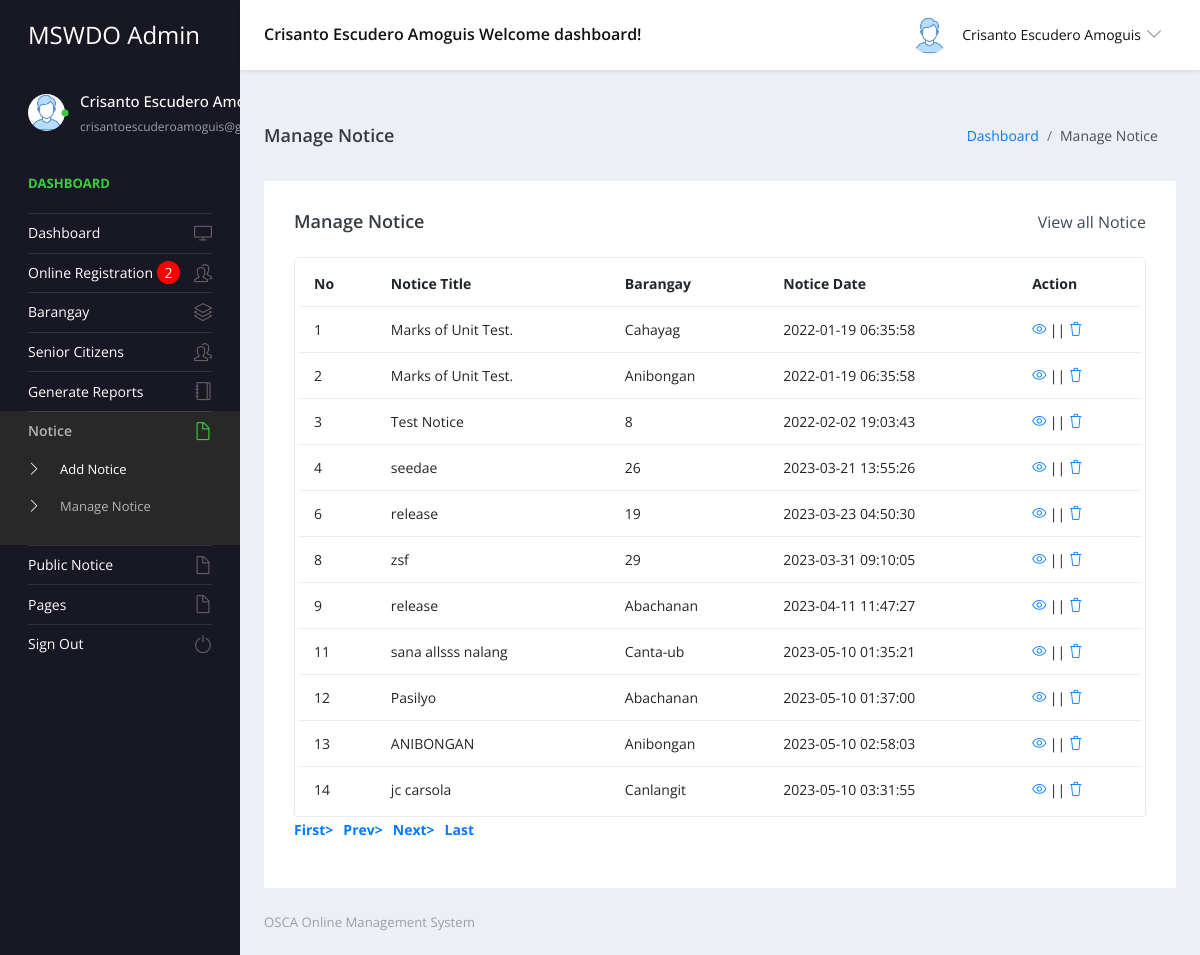
The app's page /admin/manage-notice.php (signed in), older data.
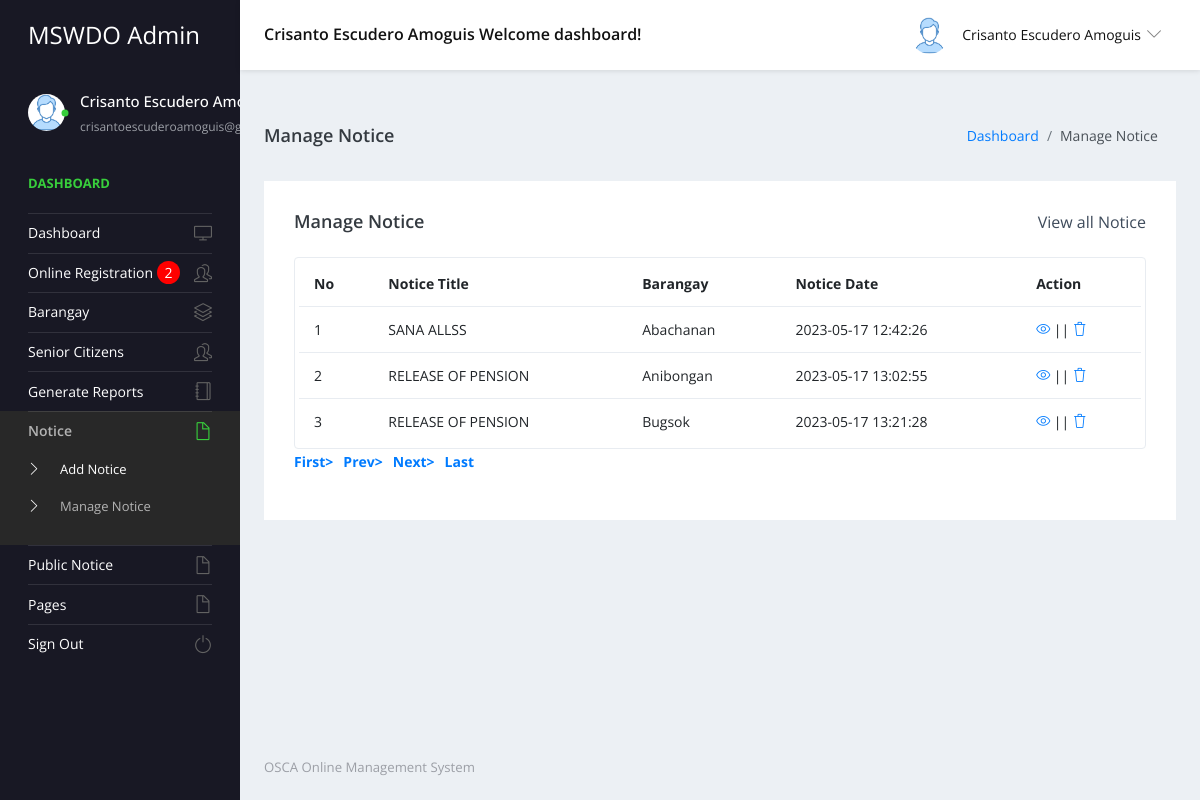
The same page, newer data.
### tables this page shows
CREATE TABLE `tblnotice` (
  `ID` int(5) NOT NULL,
  `barangay_id` bigint(250) DEFAULT NULL,
  `NoticeTitle` mediumtext DEFAULT NULL,
  `Barangay` varchar(100) DEFAULT NULL,
  `NoticeMsg` mediumtext DEFAULT NULL,
  `CreationDate` timestamp NULL DEFAULT current_timestamp()
);

### admin/manage-notice.php (the view, shortened to what the changed rows need)
<?php
include('includes/dbconnection.php');
if (strlen($_SESSION['sturecmsaid']==0)) {
  header('location:logout.php');
  } else{
?>
<!DOCTYPE html>
<html lang="en">
  <head>
    <link rel="stylesheet" href="vendors/simple-line-icons/css/simple-line-icons.css">
    <link rel="stylesheet" href="vendors/flag-icon-css/css/flag-icon.min.css">
    <link rel="stylesheet" href="vendors/css/vendor.bundle.base.css">
    <link rel="stylesheet" href="./vendors/daterangepicker/daterangepicker.css">
    <link rel="stylesheet" href="./vendors/chartist/chartist.min.css">
    <link rel="stylesheet" href="./css/style.css">
  </head>
  <body>
    <div class="container-scroller">
     <?php include_once('includes/header.php');?>
      <div class="container-fluid page-body-wrapper">
        <?php include_once('includes/sidebar.php');?>
        <div class="main-panel">
          <div class="content-wrapper">
            <div class="row">
              <div class="col-md-12 grid-margin stretch-card">
                <div class="card">
                  <div class="card-body">
                    <div class="table-responsive border rounded p-1">
                      <table class="table">
                        <thead>
                          <tr>
                            <th class="font-weight-bold">No</th>
                            <th class="font-weight-bold">Notice Title</th>
                            <th class="font-weight-bold">Barangay</th>
                            <th class="font-weight-bold">Notice Date</th>
                            <th class="font-weight-bold">Action</th>
                          </tr>
                        </thead>
                        <tbody>
<?php
$previousBarangay = null;
if (isset($_GET['pageno'])) {
    $pageno = $_GET['pageno'];
} else {
    $pageno = 1;
}
$no_of_records_per_page = 15;
$offset = ($pageno - 1) * $no_of_records_per_page;
$sql = "SELECT * FROM tblnotice LIMIT $offset, $no_of_records_per_page";
$query = $dbh->prepare($sql);
$query->execute();
$results = $query->fetchAll(PDO::FETCH_OBJ);
$cnt = 1;
if ($query->rowCount() > 0) {
    foreach ($results as $row) {
        if ($previousBarangay !== $row->Barangay) {
            $previousBarangay = $row->Barangay;
            ?>
            <tr>
                <td><?php echo htmlentities($cnt); ?></td>
                <td><?php echo htmlentities($row->NoticeTitle); ?></td>
                <td><?php echo htmlentities($row->Barangay); ?></td>
                <td><?php echo htmlentities($row->CreationDate); ?></td>
                <td>
                    <div>
                        <a href="edit-notice-detail.php?editid=<?php echo htmlentities($row->ID); ?>">
                            <i class="icon-eye"></i>
                        </a>
                        || <a href="manage-notice.php?delid=<?php echo ($row->ID); ?>"
                              onclick="return confirm('Do you really want to Delete ?');">
                            <i class="icon-trash"></i>
                        </a>
                    </div>
                </td>
            </tr>
            <?php
        }
        $cnt = $cnt + 1;
    }
}
?>
</tbody>
                      </table>
                    </div>
                  </div>
                </div>
              </div>
            </div>
          </div>
        </div>
      </div>
    </div>
  </body>
</html><?php }  ?>

### admin/includes/header.php (shortened to what the changed rows need)
 <nav class="navbar default-layout-navbar col-lg-12 col-12 p-0 fixed-top d-flex flex-row">
        </div><?php
         $aid= $_SESSION['sturecmsaid'];
$sql="SELECT * from tbladmin where ID=:aid";
$query = $dbh -> prepare($sql);
$query->bindParam(':aid',$aid,PDO::PARAM_STR);
$query->execute();
$results=$query->fetchAll(PDO::FETCH_OBJ);
$cnt=1;
if($query->rowCount() > 0)
{
foreach($results as $row)
{               ?>
        <div class="navbar-menu-wrapper d-flex align-items-center flex-grow-1">
          <h5 class="mb-0 font-weight-medium d-none d-lg-flex"><?php  echo htmlentities($row->AdminName);?> Welcome dashboard!</h5>
          <ul class="navbar-nav navbar-nav-right ml-auto">
            <li class="nav-item dropdown d-none d-xl-inline-flex user-dropdown">
              <a class="nav-link dropdown-toggle" id="UserDropdown" href="#" data-toggle="dropdown" aria-expanded="false">
                <img class="img-xs rounded-circle ml-2" src="images/faces/face8.jpg" alt="Profile image"> <span class="font-weight-normal"> <?php  echo htmlentities($row->AdminName);?> </span></a>
                <?php $cnt=$cnt+1;}} ?>
            </li>
          </ul>
        </div>
      </nav>

### admin/includes/sidebar.php (shortened to what the changed rows need)
<nav class="sidebar sidebar-offcanvas" id="sidebar">
          <ul class="nav">
            <li class="nav-item nav-profile">
              <a href="#" class="nav-link">
                <div class="text-wrapper">
                  <?php
         $aid= $_SESSION['sturecmsaid'];
$sql="SELECT * from tbladmin where ID=:aid";
$query = $dbh -> prepare($sql);
$query->bindParam(':aid',$aid,PDO::PARAM_STR);
$query->execute();
$results=$query->fetchAll(PDO::FETCH_OBJ);
$cnt=1;
if($query->rowCount() > 0)
{
foreach($results as $row)
{               ?>
                  <p class="profile-name"><?php  echo htmlentities($row->AdminName);?></p>
                  <p class="designation"><?php  echo htmlentities($row->Email);?></p><?php $cnt=$cnt+1;}} ?>
                </div>
              </a>
            </li>
          </ul>
        </nav>

Row changes from the older to the newer data that the page shows:
removed tblnotice: NoticeTitle "Marks of Unit Test.", Barangay "Cahayag", CreationDate "2022-01-19 06:35:58"
removed tblnotice: NoticeTitle "Marks of Unit Test.", Barangay "Anibongan", CreationDate "2022-01-19 06:35:58"
removed tblnotice: NoticeTitle "Test Notice", Barangay "8", CreationDate "2022-02-02 19:03:43"
removed tblnotice: NoticeTitle "seedae", Barangay "26", CreationDate "2023-03-21 13:55:26"
removed tblnotice: NoticeTitle "release", Barangay "19", CreationDate "2023-03-23 04:50:30"
removed tblnotice: NoticeTitle "zsf", Barangay "29", CreationDate "2023-03-31 09:10:05"
removed tblnotice: NoticeTitle "release", Barangay "Abachanan", CreationDate "2023-04-11 11:47:27"
removed tblnotice: NoticeTitle "sana allsss nalang", Barangay "Canta-ub", CreationDate "2023-05-10 01:35:21"
removed tblnotice: NoticeTitle "Pasilyo", Barangay "Abachanan", CreationDate "2023-05-10 01:37:00"
removed tblnotice: NoticeTitle "ANIBONGAN", Barangay "Anibongan", CreationDate "2023-05-10 02:58:03"
removed tblnotice: NoticeTitle "jc carsola", Barangay "Canlangit", CreationDate "2023-05-10 03:31:55"
added tblnotice: NoticeTitle "SANA ALLSS", Barangay "Abachanan", CreationDate "2023-05-17 12:42:26"
added tblnotice: NoticeTitle "RELEASE OF PENSION", Barangay "Anibongan", CreationDate "2023-05-17 13:02:55"
added tblnotice: NoticeTitle "RELEASE OF PENSION", Barangay "Bugsok", CreationDate "2023-05-17 13:21:28"
